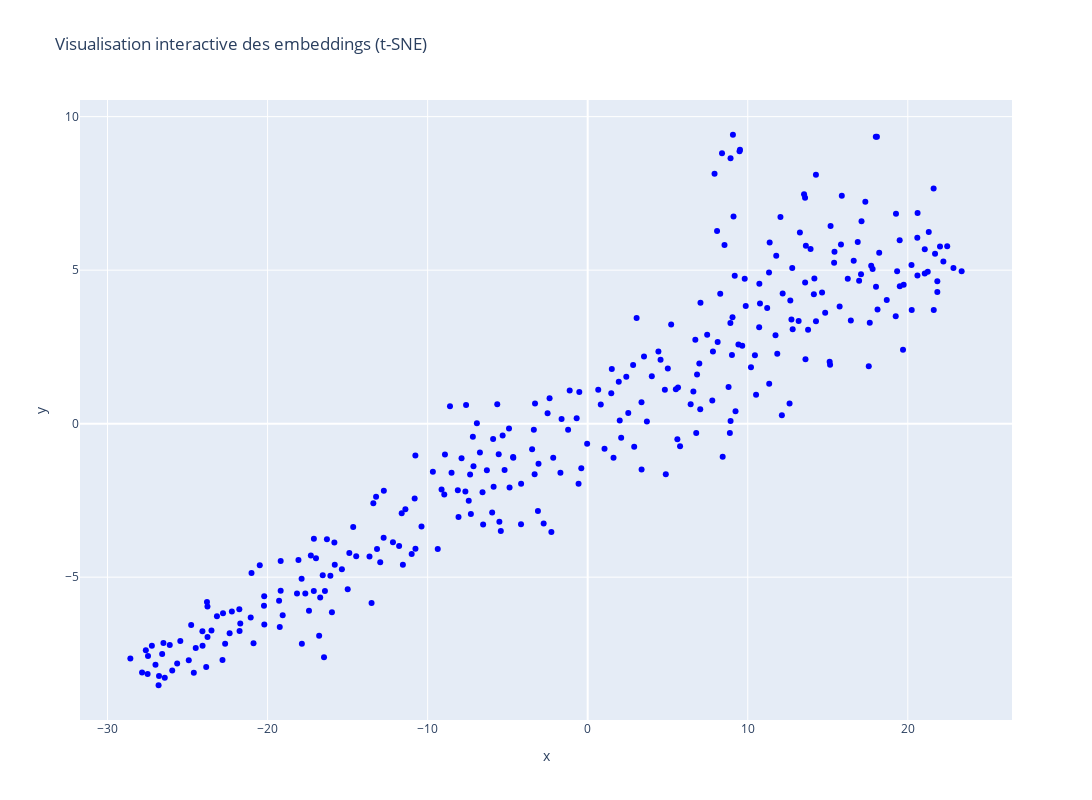

The notebook cell saved with this chart:
### Markdown cell above
## Visualisation du nuage de point par TSNE

### Code cell
from sklearn.manifold import TSNE
import plotly.express as px
import pandas as pd

# 1. Sélection des mots (ex : les 300 plus fréquents)
mots = list(model.wv.index_to_key[:300])
vecteurs = model.wv[mots]

# 2. Réduction de dimension avec t-SNE
tsne = TSNE(n_components=2, random_state=42, perplexity=30, n_iter=1000)
vecteurs_2D = tsne.fit_transform(vecteurs)

# 3. Mise en DataFrame pour Plotly
df_tsne = pd.DataFrame({
    "mot": mots,
    "x": vecteurs_2D[:, 0],
    "y": vecteurs_2D[:, 1]
})

# 4. Affichage interactif
fig = px.scatter(
    df_tsne,
    x="x",
    y="y",
    hover_name="mot",
    title="Visualisation interactive des embeddings (t-SNE)"
)
fig.update_traces(marker=dict(size=6, color="blue"), textposition='top center')
fig.update_layout(width=2000, height=800)  # ➤ Dimensions mises à jour ici
fig.show()

### Figure 1 — Plotly figure (JSON) as saved in the notebook; plotly's stock layout.template omitted (floating-point values rounded to 4 significant figures; data arrays with more than 128 entries replaced by an {"elided": "..."} marker saying what was removed)
{"data": [{"hovertemplate": "<b>%{hovertext}</b><br><br>x=%{x}<br>y=%{y}<extra></extra>", "hovertext": {"elided": "300 str values"}, "legendgroup": "", "marker": {"color": "blue", "size": 6, "symbol": "circle"}, "mode": "markers", "name": "", "orientation": "v", "showlegend": false, "textposition": "top center", "type": "scatter", "x": {"elided": "300 float values"}, "xaxis": "x", "y": {"elided": "300 float values"}, "yaxis": "y"}], "layout": {"height": 800, "legend": {"tracegroupgap": 0}, "title": {"text": "Visualisation interactive des embeddings (t-SNE)"}, "width": 2000, "xaxis": {"anchor": "y", "domain": [0, 1], "title": {"text": "x"}}, "yaxis": {"anchor": "x", "domain": [0, 1], "title": {"text": "y"}}}}
